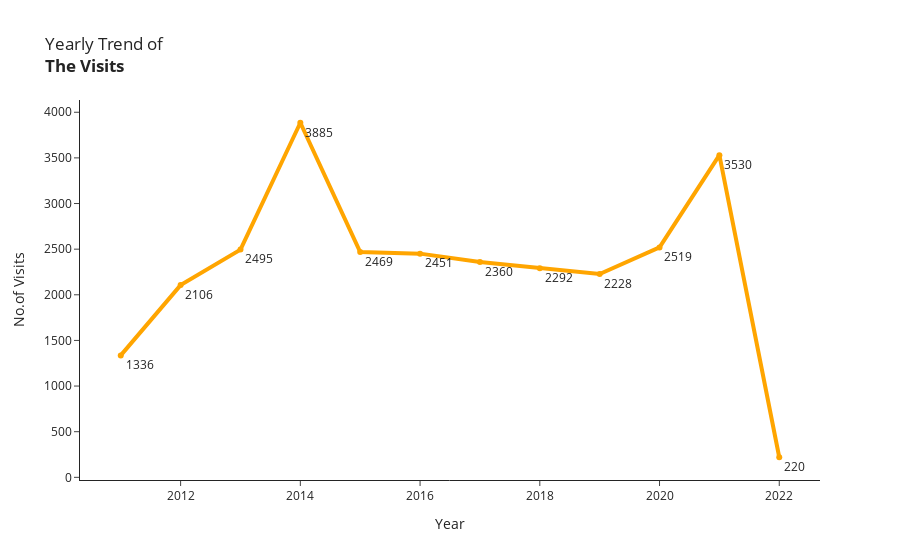

Notebook source saved alongside this figure:
### Code cell
fig4 = px.line(enc.groupby(enc['start'].dt.year)['id'].count().reset_index().rename(columns={'start':'Year','id':'No.of Visits'}),
           x='Year',
           y='No.of Visits',
           template='simple_white',
           text='No.of Visits',
       title='Yearly Trend of<br><b>The Visits')

fig4.update_traces(textposition = 'bottom right',
                   patch={'line':{'color':'Orange','width':4}})#'dash':'dot'}})
fig4.show()

### Figure 1 — Plotly figure (JSON) as saved in the notebook; plotly's stock layout.template omitted (floating-point values rounded to 4 significant figures)
{"data": [{"hovertemplate": "Year=%{x}<br>No.of Visits=%{text}<extra></extra>", "legendgroup": "", "line": {"color": "Orange", "dash": "solid", "width": 4}, "marker": {"symbol": "circle"}, "mode": "markers+lines+text", "name": "", "orientation": "v", "showlegend": false, "text": [1336, 2106, 2495, 3885, 2469, 2451, 2360, 2292, 2228, 2519, 3530, 220], "textposition": "bottom right", "type": "scatter", "x": [2011, 2012, 2013, 2014, 2015, 2016, 2017, 2018, 2019, 2020, 2021, 2022], "xaxis": "x", "y": [1336, 2106, 2495, 3885, 2469, 2451, 2360, 2292, 2228, 2519, 3530, 220], "yaxis": "y"}], "layout": {"legend": {"tracegroupgap": 0}, "title": {"text": "Yearly Trend of<br><b>The Visits"}, "xaxis": {"anchor": "y", "domain": [0, 1], "title": {"text": "Year"}}, "yaxis": {"anchor": "x", "domain": [0, 1], "title": {"text": "No.of Visits"}}}}
